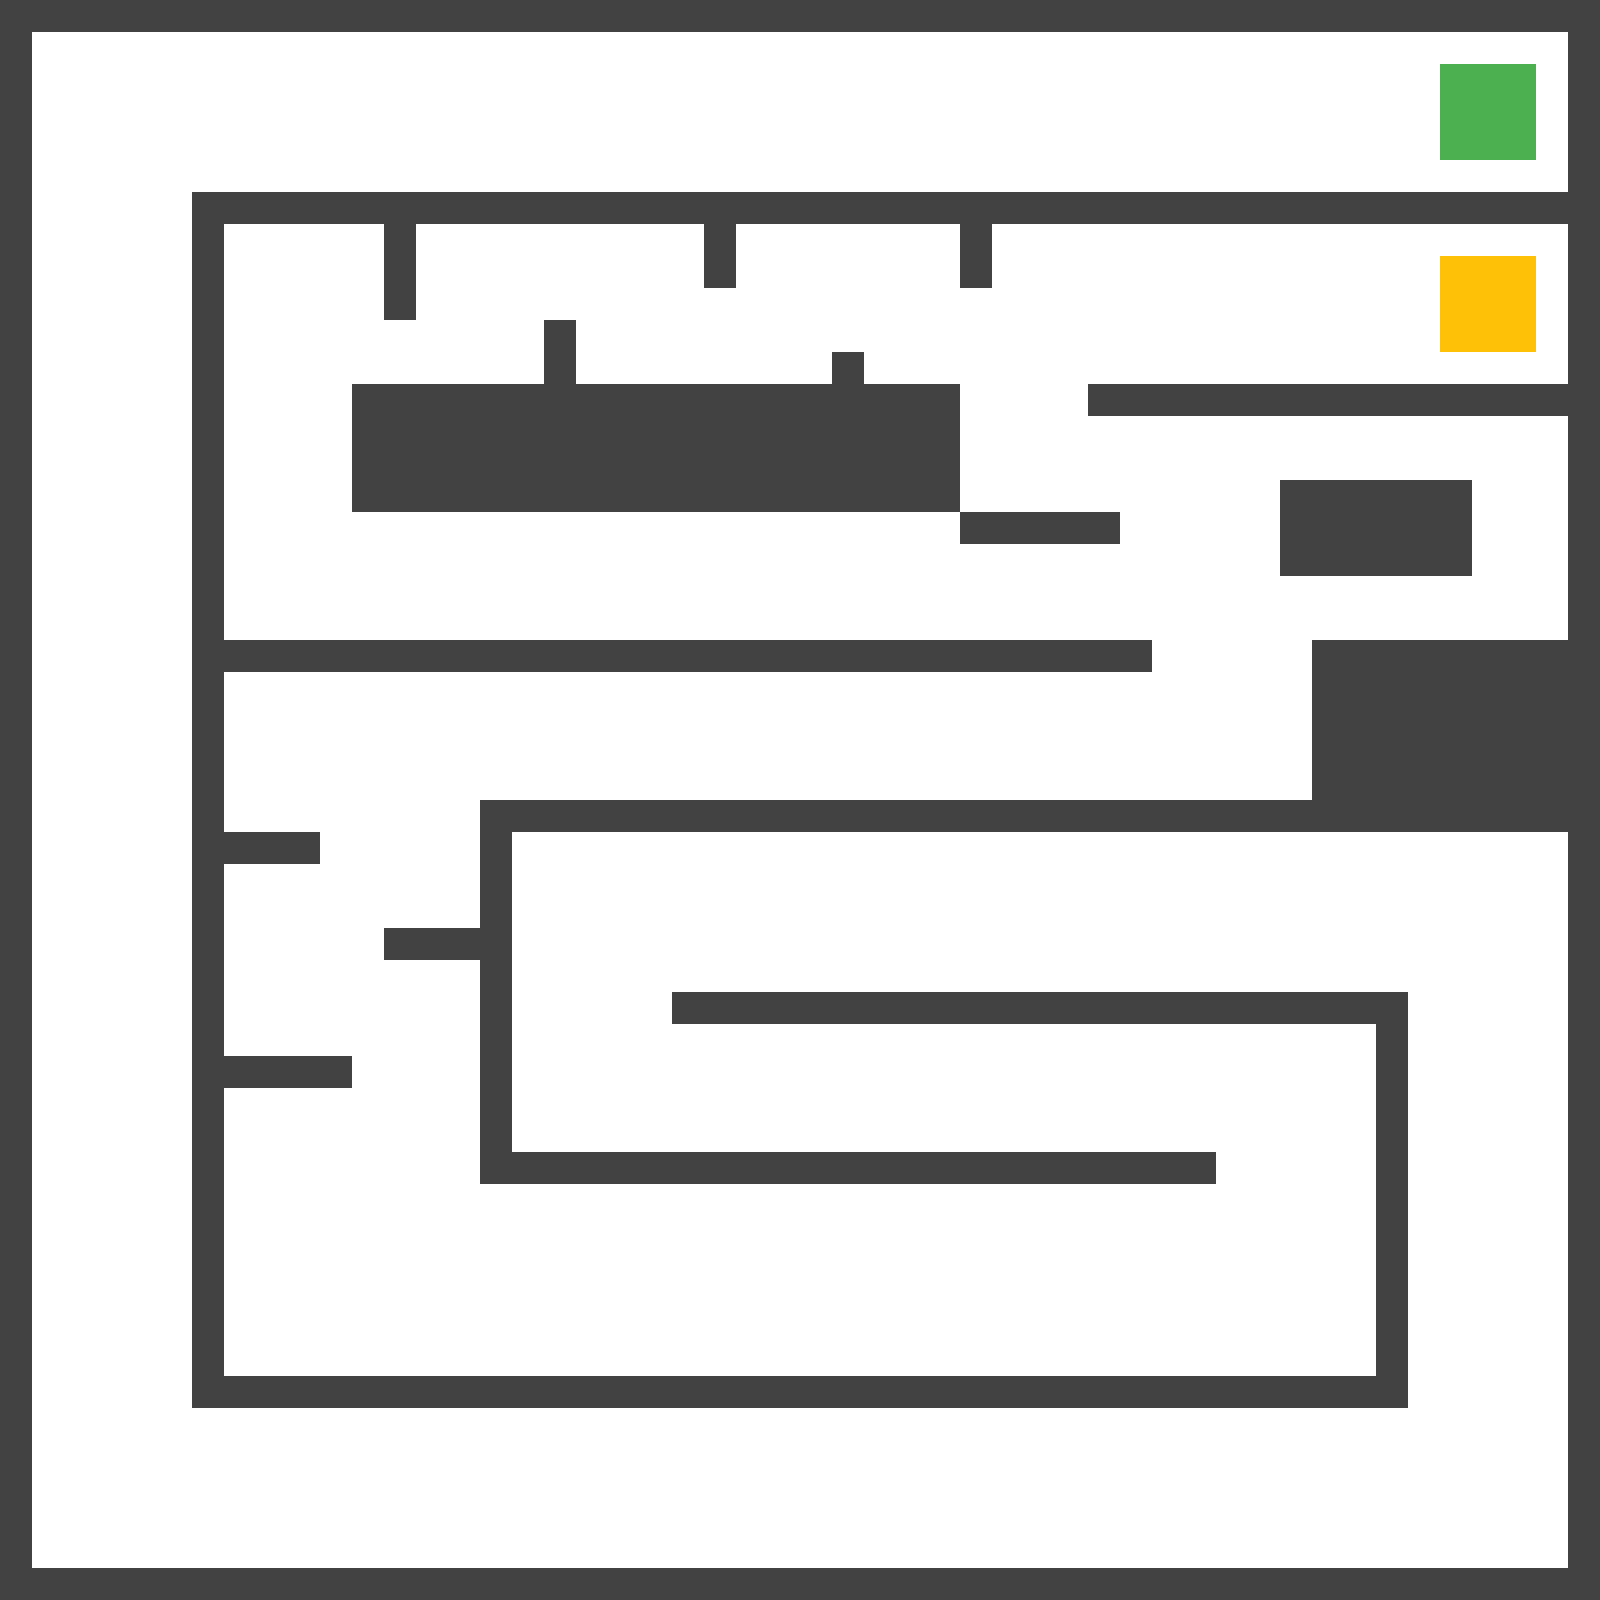

The image is a tile-based game level rendered from a .tmx file. Its description and source (layers, tilesets, objects; grid data summarised) follow:
An orthogonal 50x50 tile map with 32x32 px tiles, 2 tile layers (Kachelebene 1, Kachelebene 2) and 32 objects (30x wall, target, start).

<map version="1.2" tiledversion="1.2.0" orientation="orthogonal" renderorder="right-down" width="50" height="50" tilewidth="32" tileheight="32" infinite="0" nextlayerid="4" nextobjectid="33">
 <tileset firstgid="1" name="colors" tilewidth="32" tileheight="32" tilecount="400" columns="20">
  <image source="textures/colors.png" width="640" height="640" />
 </tileset>
 <layer id="1" name="Kachelebene 1" width="50" height="50">
  <data>[2500 cells, 2500 non-empty, 1 distinct tile ids]</data>
 </layer>
 <layer id="2" name="Kachelebene 2" width="50" height="50">
  <data>[2500 cells, 635 non-empty, 3 distinct tile ids]</data>
 </layer>
 <objectgroup id="3" name="Objektebene 1">
  <object id="1" type="wall" x="0" y="0" width="32" height="1600" />
  <object id="2" type="wall" x="0" y="0" width="1600" height="32" />
  <object id="3" type="wall" x="1568" y="0" width="32" height="1600" />
  <object id="4" type="wall" x="0" y="1568" width="1600" height="32" />
  <object id="5" type="wall" x="192" y="192" width="1408" height="32" />
  <object id="6" type="wall" x="192" y="192" width="32" height="1216" />
  <object id="7" type="wall" x="192" y="1376" width="1216" height="32" />
  <object id="8" type="wall" x="1376" y="992" width="32" height="416" />
  <object id="9" type="wall" x="672" y="992" width="736" height="32" />
  <object id="10" type="wall" x="480" y="1152" width="736" height="32" />
  <object id="11" type="wall" x="224" y="1056" width="128" height="32" />
  <object id="12" type="wall" x="480" y="800" width="32" height="352" />
  <object id="13" type="wall" x="384" y="928" width="96" height="32" />
  <object id="14" type="wall" x="224" y="832" width="96" height="32" />
  <object id="15" type="wall" x="512" y="800" width="1056" height="32" />
  <object id="16" type="wall" x="1312" y="640" width="256" height="32" />
  <object id="17" type="wall" x="224" y="640" width="928" height="32" />
  <object id="18" type="wall" x="1280" y="480" width="192" height="96" />
  <object id="19" type="wall" x="960" y="512" width="160" height="32" />
  <object id="20" type="wall" x="352" y="480" width="608" height="32" />
  <object id="21" type="wall" x="352" y="384" width="32" height="96" />
  <object id="22" type="wall" x="384" y="224" width="32" height="96" />
  <object id="23" type="wall" x="544" y="320" width="32" height="64" />
  <object id="24" type="wall" x="704" y="224" width="32" height="64" />
  <object id="25" type="wall" x="960" y="224" width="32" height="64" />
  <object id="26" type="wall" x="832" y="352" width="32" height="32" />
  <object id="27" type="wall" x="384" y="384" width="576" height="32" />
  <object id="28" type="wall" x="1088" y="384" width="480" height="32" />
  <object id="29" type="target" x="1440" y="64" width="96" height="96" />
  <object id="30" type="start" x="1440" y="256" width="96" height="96" />
  <object id="31" type="wall" x="1312" y="672" width="256" height="128" />
  <object id="32" type="wall" x="384" y="416" width="576" height="64" />
 </objectgroup>
</map>
